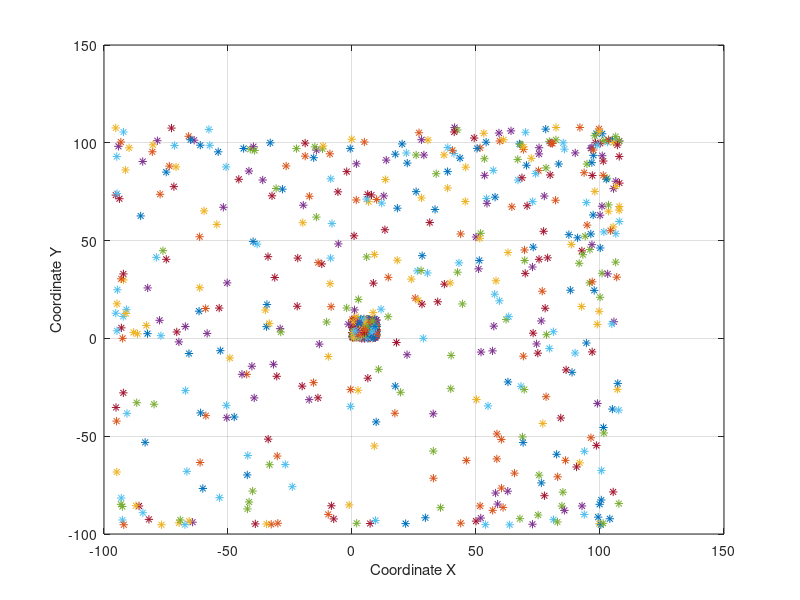

This figure's MATLAB source: (Note: this script raises an error after producing the figure.)
clear all
close all
clc

x1 = rand(500,2)*10;
x2 = x1 + sin(x1)*100;
X = [x1; x2];

figure(1)
grid on;
hold on;
box on;
xlabel('Coordinate X');
ylabel('Coordinate Y');

for i = 1 : size(X, 1)
    plot(X(i, 1), X(i, 2),'*');
end

minpts = 20;
epsln = 5;

[clust_num, core_points] = dbscan(X, epsln, minpts, 'Distance', 'euclidean');

figure(2)
gscatter(X(:,1),X(:,2),clust_num);

figure(2)
grid on;
hold on;
box on;
xlabel('Coordinate X');
ylabel('Coordinate Y');
gscatter(X(:,1),X(:,2),clust_num);